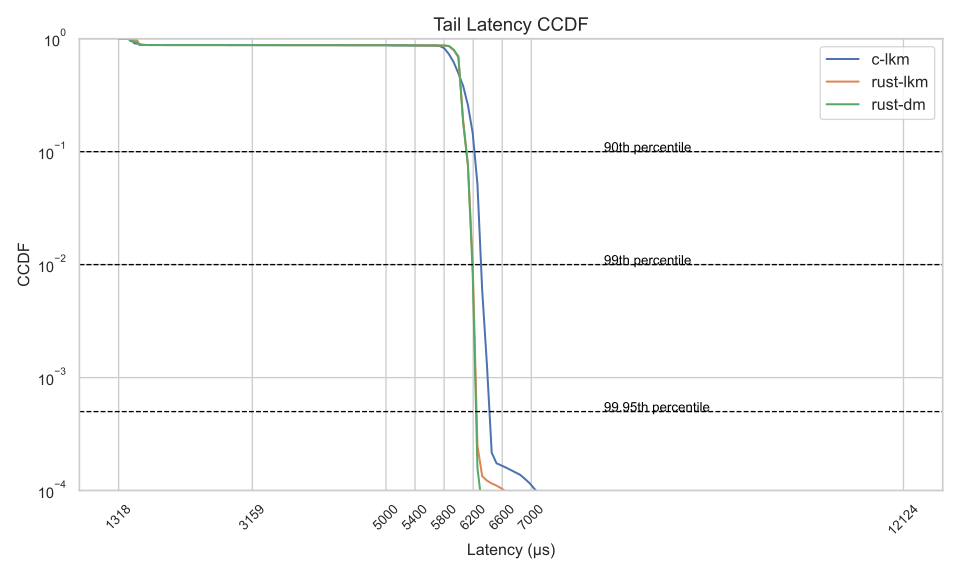

Reproduce this figure in Python.
import seaborn as sns
import matplotlib.pyplot as plt
import numpy as np
import json
import pandas as pd


def get_bins_and_ccdf(filename: str) -> tuple:
    # Read data from JSON
    with open(filename, "r") as f:
        fio_out = json.load(f)
        bins = fio_out["jobs"][0]["write"]["lat_ns"]["bins"]

        # Extract latency values and their frequencies
        latencies = np.array(list(map(int, bins.keys()))) / 1000  # Convert to microseconds
        frequencies = np.array(list(bins.values()))
        total = frequencies.sum()

        # Calculate CCDF from frequencies
        ccdf = np.cumsum(frequencies[::-1])[::-1] / total  # Reverse cumulative sum
        return latencies, ccdf


def refactor_bins_data(multi_impl: dict) -> pd.DataFrame:
    data = {
        "Latency": [],
        "CCDF": [],
        "Impl": []
    }
    for impl in multi_impl:
        for tup in multi_impl[impl]:
            latencies, ccdf = tup
            for i in range(len(latencies)):
                data["Latency"].append(latencies[i])
                data["CCDF"].append(ccdf[i])
                data["Impl"].append(impl)
    return pd.DataFrame(data)


def draw_with_bins(multi_impl: pd.DataFrame, origin_data: dict):
    # set size of the plot
    plt.figure(figsize=(10, 6))
    sns.set_theme(style="whitegrid")
    sns.lineplot(x="Latency", y="CCDF", hue="Impl", data=multi_impl)

    # Mark key percentiles
    key_percentiles = [90, 99, 99.95]
    for key_p in key_percentiles:
        ccdf_value = (100 - key_p) / 100
        plt.axhline(y=ccdf_value, color='black', linestyle='--', linewidth=1)
        plt.text(8000, ccdf_value, f'{key_p}th percentile', color='black', fontsize=10)

    # Set custom ticks based on bins' latency values
    all_latencies = multi_impl["Latency"]
    custom_ticks = np.unique(
        np.concatenate([
            np.linspace(all_latencies.min(), 5000, 3),  # Dense ticks for small values
            np.linspace(5000, 7000, 6),  # Sparse ticks for large values
            np.linspace(7000, all_latencies.max(), 2)  # Dense ticks for large values
        ])
    )
    plt.xticks(custom_ticks, labels=[f"{int(tick)}" for tick in custom_ticks], fontsize=10)

    # rotate x-axis labels
    plt.xticks(rotation=45)
 
    plt.yscale('log')  # Keep Y-axis log scale
    plt.ylim(1e-4, 1)  # Set Y-axis range
    plt.xlabel('Latency (μs)', fontsize=12)
    plt.ylabel('CCDF', fontsize=12)
    plt.title('Tail Latency CCDF', fontsize=14)
    plt.legend(fontsize=12)
    plt.tight_layout()
    plt.savefig("nvme_write_lat.svg", format="svg")
    plt.show()


if __name__ == "__main__":
    impl = ["c-lkm", "rust-lkm", "rust-dm"]
    impl_data = {}
    for i in impl:
        data = get_bins_and_ccdf(f"{i}-nvme-write-lat.json")
        impl_data[i] = [data]
    pd_data = refactor_bins_data(impl_data)
    draw_with_bins(pd_data, impl_data)
